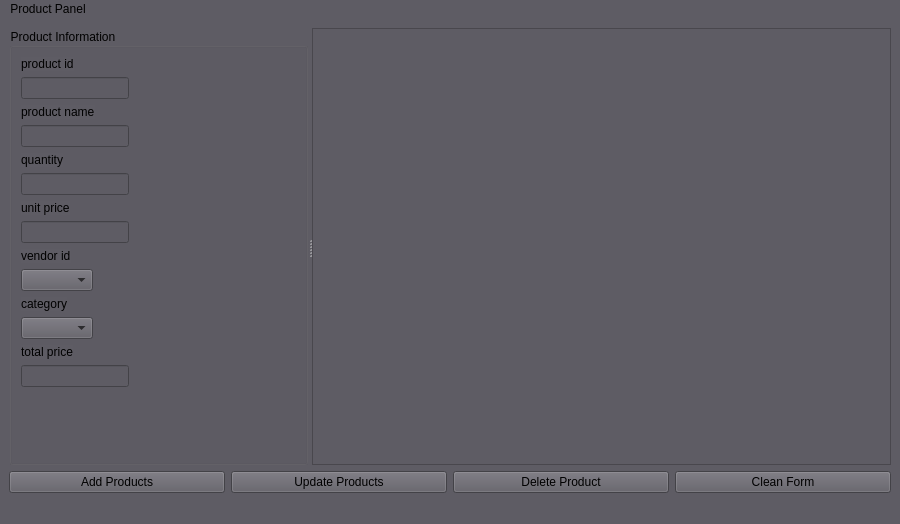
<?xml version="1.0" encoding="UTF-8"?>
<ui version="4.0">
 <class>MainWindow</class>
 <widget class="QMainWindow" name="MainWindow">
  <property name="geometry">
   <rect>
    <x>0</x>
    <y>0</y>
    <width>900</width>
    <height>524</height>
   </rect>
  </property>
  <property name="windowTitle">
   <string>MainWindow</string>
  </property>
  <property name="styleSheet">
   <string notr="true">background-color: rgb(94, 92, 100);</string>
  </property>
  <widget class="QWidget" name="centralwidget">
   <layout class="QGridLayout" name="gridLayout">
    <item row="0" column="0">
     <widget class="QSplitter" name="splitter">
      <property name="orientation">
       <enum>Qt::Horizontal</enum>
      </property>
      <widget class="QGroupBox" name="groupBox">
       <property name="title">
        <string>Product Information</string>
       </property>
       <layout class="QFormLayout" name="formLayout">
        <item row="0" column="0">
         <widget class="QLabel" name="label">
          <property name="text">
           <string>product id</string>
          </property>
         </widget>
        </item>
        <item row="1" column="0">
         <widget class="QLineEdit" name="productIdInput"/>
        </item>
        <item row="2" column="0">
         <widget class="QLabel" name="label_2">
          <property name="text">
           <string>product name</string>
          </property>
         </widget>
        </item>
        <item row="3" column="0">
         <widget class="QLineEdit" name="productNameInput"/>
        </item>
        <item row="4" column="0">
         <widget class="QLabel" name="label_5">
          <property name="text">
           <string>quantity</string>
          </property>
         </widget>
        </item>
        <item row="5" column="0">
         <widget class="QLineEdit" name="quantityInput"/>
        </item>
        <item row="6" column="0">
         <widget class="QLabel" name="label_3">
          <property name="text">
           <string>unit price</string>
          </property>
         </widget>
        </item>
        <item row="7" column="0">
         <widget class="QLineEdit" name="unitPriceInput"/>
        </item>
        <item row="8" column="0">
         <widget class="QLabel" name="label_6">
          <property name="text">
           <string>vendor id</string>
          </property>
         </widget>
        </item>
        <item row="10" column="0">
         <widget class="QLabel" name="label_7">
          <property name="text">
           <string>category</string>
          </property>
         </widget>
        </item>
        <item row="11" column="0">
         <widget class="QComboBox" name="categorycombo"/>
        </item>
        <item row="12" column="0">
         <widget class="QLabel" name="label_4">
          <property name="text">
           <string>total price</string>
          </property>
         </widget>
        </item>
        <item row="13" column="0">
         <widget class="QLineEdit" name="totalPriceInput">
          <property name="readOnly">
           <bool>true</bool>
          </property>
         </widget>
        </item>
        <item row="9" column="0">
         <widget class="QComboBox" name="vendorCombo"/>
        </item>
       </layout>
      </widget>
      <widget class="QTableWidget" name="tableWidget"/>
     </widget>
    </item>
    <item row="1" column="0">
     <layout class="QHBoxLayout" name="horizontalLayout">
      <item>
       <widget class="QPushButton" name="btnAddProduct">
        <property name="text">
         <string>Add Products</string>
        </property>
       </widget>
      </item>
      <item>
       <widget class="QPushButton" name="btnUpdateProduct">
        <property name="text">
         <string>Update Products</string>
        </property>
       </widget>
      </item>
      <item>
       <widget class="QPushButton" name="btnDeleteProduct">
        <property name="text">
         <string>Delete Product</string>
        </property>
       </widget>
      </item>
      <item>
       <widget class="QPushButton" name="btnCleanForm">
        <property name="text">
         <string>Clean Form</string>
        </property>
       </widget>
      </item>
     </layout>
    </item>
   </layout>
  </widget>
  <widget class="QMenuBar" name="menubar">
   <property name="geometry">
    <rect>
     <x>0</x>
     <y>0</y>
     <width>798</width>
     <height>33</height>
    </rect>
   </property>
   <widget class="QMenu" name="menuProduct_Panel">
    <property name="title">
     <string>Product Panel</string>
    </property>
   </widget>
   <addaction name="menuProduct_Panel"/>
  </widget>
  <widget class="QStatusBar" name="statusbar"/>
 </widget>
 <resources/>
 <connections/>
</ui>
